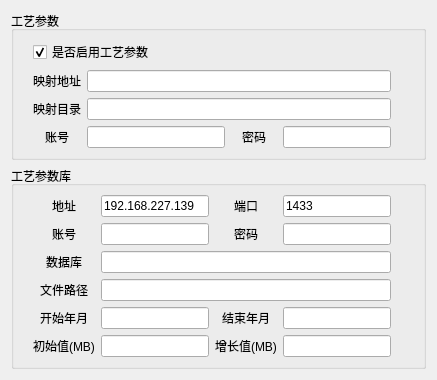
       <widget class="QWidget" name="tabStep_2">
        <attribute name="title">
         <string>Step2.工艺参数</string>
        </attribute>
        <layout class="QVBoxLayout" name="verticalLayout_4" stretch="4,6">
         <item>
          <widget class="QGroupBox" name="group_14">
           <property name="title">
            <string>工艺参数</string>
           </property>
           <layout class="QHBoxLayout" name="horizontalLayout_14">
            <item>
             <layout class="QGridLayout" name="gridLayout_5" columnstretch="1,3,1,0,0">
              <property name="leftMargin">
               <number>10</number>
              </property>
              <property name="rightMargin">
               <number>10</number>
              </property>
              <item row="3" column="2">
               <widget class="QLabel" name="label_126">
                <property name="text">
                 <string>密码</string>
                </property>
                <property name="alignment">
                 <set>Qt::AlignCenter</set>
                </property>
               </widget>
              </item>
              <item row="2" column="4">
               <widget class="QLabel" name="help_17">
                <property name="maximumSize">
                 <size>
                  <width>20</width>
                  <height>20</height>
                 </size>
                </property>
                <property name="text">
                 <string/>
                </property>
                <property name="pixmap">
                 <pixmap>C:/Users/slave/Desktop/help.png</pixmap>
                </property>
                <property name="scaledContents">
                 <bool>true</bool>
                </property>
               </widget>
              </item>
              <item row="3" column="0">
               <widget class="QLabel" name="label_38">
                <property name="text">
                 <string>账号</string>
                </property>
                <property name="alignment">
                 <set>Qt::AlignCenter</set>
                </property>
               </widget>
              </item>
              <item row="2" column="0">
               <widget class="QLabel" name="label_41">
                <property name="text">
                 <string>映射目录</string>
                </property>
                <property name="alignment">
                 <set>Qt::AlignCenter</set>
                </property>
               </widget>
              </item>
              <item row="3" column="4">
               <widget class="QLabel" name="help_18">
                <property name="maximumSize">
                 <size>
                  <width>20</width>
                  <height>20</height>
                 </size>
                </property>
                <property name="text">
                 <string/>
                </property>
                <property name="pixmap">
                 <pixmap>C:/Users/slave/Desktop/help.png</pixmap>
                </property>
                <property name="scaledContents">
                 <bool>true</bool>
                </property>
               </widget>
              </item>
              <item row="1" column="0">
               <widget class="QLabel" name="label_43">
                <property name="text">
                 <string>映射地址</string>
                </property>
                <property name="alignment">
                 <set>Qt::AlignCenter</set>
                </property>
               </widget>
              </item>
              <item row="1" column="4">
               <widget class="QLabel" name="help_16">
                <property name="maximumSize">
                 <size>
                  <width>20</width>
                  <height>20</height>
                 </size>
                </property>
                <property name="text">
                 <string/>
                </property>
                <property name="pixmap">
                 <pixmap>C:/Users/slave/Desktop/help.png</pixmap>
                </property>
                <property name="scaledContents">
                 <bool>true</bool>
                </property>
               </widget>
              </item>
              <item row="3" column="1">
               <widget class="QLineEdit" name="input_27"/>
              </item>
              <item row="3" column="3">
               <widget class="QLineEdit" name="input_28"/>
              </item>
              <item row="1" column="1" colspan="3">
               <widget class="QLineEdit" name="input_25"/>
              </item>
              <item row="2" column="1" colspan="3">
               <widget class="QLineEdit" name="input_26"/>
              </item>
              <item row="0" column="0" colspan="4">
               <widget class="QCheckBox" name="input_24">
                <property name="text">
                 <string>是否启用工艺参数</string>
                </property>
                <property name="checked">
                 <bool>true</bool>
                </property>
               </widget>
              </item>
              <item row="0" column="4">
               <widget class="QLabel" name="help_15">
                <property name="maximumSize">
                 <size>
                  <width>20</width>
                  <height>20</height>
                 </size>
                </property>
                <property name="text">
                 <string/>
                </property>
                <property name="pixmap">
                 <pixmap>C:/Users/slave/Desktop/help.png</pixmap>
                </property>
                <property name="scaledContents">
                 <bool>true</bool>
                </property>
               </widget>
              </item>
             </layout>
            </item>
           </layout>
          </widget>
         </item>
         <item>
          <widget class="QGroupBox" name="group_5">
           <property name="title">
            <string>工艺参数库</string>
           </property>
           <layout class="QHBoxLayout" name="horizontalLayout_6">
            <item>
             <layout class="QGridLayout" name="gridLayout_6" rowstretch="0,0,0,0,0,0" columnstretch="0,3,1,3,0" columnminimumwidth="0,0,0,0,0">
              <property name="leftMargin">
               <number>10</number>
              </property>
              <property name="rightMargin">
               <number>10</number>
              </property>
              <item row="3" column="1" colspan="3">
               <widget class="QLineEdit" name="input_34"/>
              </item>
              <item row="3" column="0">
               <widget class="QLabel" name="label_55">
                <property name="text">
                 <string>文件路径</string>
                </property>
                <property name="alignment">
                 <set>Qt::AlignCenter</set>
                </property>
               </widget>
              </item>
              <item row="1" column="0">
               <widget class="QLabel" name="label_51">
                <property name="text">
                 <string>账号</string>
                </property>
                <property name="alignment">
                 <set>Qt::AlignCenter</set>
                </property>
               </widget>
              </item>
              <item row="1" column="2">
               <widget class="QLabel" name="label_48">
                <property name="text">
                 <string>密码</string>
                </property>
                <property name="alignment">
                 <set>Qt::AlignCenter</set>
                </property>
               </widget>
              </item>
              <item row="0" column="2">
               <widget class="QLabel" name="label_47">
                <property name="text">
                 <string>端口</string>
                </property>
                <property name="alignment">
                 <set>Qt::AlignCenter</set>
                </property>
               </widget>
              </item>
              <item row="0" column="0">
               <widget class="QLabel" name="label_53">
                <property name="text">
                 <string>地址</string>
                </property>
                <property name="alignment">
                 <set>Qt::AlignCenter</set>
                </property>
               </widget>
              </item>
              <item row="0" column="4">
               <widget class="QLabel" name="help_19">
                <property name="maximumSize">
                 <size>
                  <width>20</width>
                  <height>20</height>
                 </size>
                </property>
                <property name="text">
                 <string/>
                </property>
                <property name="pixmap">
                 <pixmap>C:/Users/slave/Desktop/help.png</pixmap>
                </property>
                <property name="scaledContents">
                 <bool>true</bool>
                </property>
               </widget>
              </item>
              <item row="0" column="3">
               <widget class="QLineEdit" name="input_30">
                <property name="text">
                 <string>1433</string>
                </property>
               </widget>
              </item>
              <item row="2" column="0">
               <widget class="QLabel" name="label_52">
                <property name="text">
                 <string>数据库</string>
                </property>
                <property name="alignment">
                 <set>Qt::AlignCenter</set>
                </property>
               </widget>
              </item>
              <item row="1" column="1">
               <widget class="QLineEdit" name="input_31"/>
              </item>
              <item row="1" column="3">
               <widget class="QLineEdit" name="input_32"/>
              </item>
              <item row="1" column="4">
               <widget class="QLabel" name="help_20">
                <property name="maximumSize">
                 <size>
                  <width>20</width>
                  <height>20</height>
                 </size>
                </property>
                <property name="text">
                 <string/>
                </property>
                <property name="pixmap">
                 <pixmap>C:/Users/slave/Desktop/help.png</pixmap>
                </property>
                <property name="scaledContents">
                 <bool>true</bool>
                </property>
               </widget>
              </item>
              <item row="0" column="1">
               <widget class="QLineEdit" name="input_29">
                <property name="text">
                 <string>192.168.227.139</string>
                </property>
               </widget>
              </item>
              <item row="2" column="1" colspan="3">
               <widget class="QLineEdit" name="input_33"/>
              </item>
              <item row="2" column="4">
               <widget class="QLabel" name="help_21">
                <property name="maximumSize">
                 <size>
                  <width>20</width>
                  <height>20</height>
                 </size>
                </property>
                <property name="text">
                 <string/>
                </property>
                <property name="pixmap">
                 <pixmap>C:/Users/slave/Desktop/help.png</pixmap>
                </property>
                <property name="scaledContents">
                 <bool>true</bool>
                </property>
               </widget>
              </item>
              <item row="4" column="0">
               <widget class="QLabel" name="label_56">
                <property name="text">
                 <string>开始年月</string>
                </property>
                <property name="alignment">
                 <set>Qt::AlignCenter</set>
                </property>
               </widget>
              </item>
              <item row="5" column="0">
               <widget class="QLabel" name="label_57">
                <property name="text">
                 <string>初始值(MB)</string>
                </property>
                <property name="alignment">
                 <set>Qt::AlignCenter</set>
                </property>
               </widget>
              </item>
              <item row="4" column="1">
               <widget class="QLineEdit" name="input_35"/>
              </item>
              <item row="4" column="3">
               <widget class="QLineEdit" name="input_36"/>
              </item>
              <item row="5" column="1">
               <widget class="QLineEdit" name="input_37"/>
              </item>
              <item row="5" column="3">
               <widget class="QLineEdit" name="input_38"/>
              </item>
              <item row="4" column="2">
               <widget class="QLabel" name="label_58">
                <property name="text">
                 <string>结束年月</string>
                </property>
                <property name="alignment">
                 <set>Qt::AlignCenter</set>
                </property>
               </widget>
              </item>
              <item row="5" column="2">
               <widget class="QLabel" name="label_59">
                <property name="text">
                 <string>增长值(MB)</string>
                </property>
                <property name="alignment">
                 <set>Qt::AlignCenter</set>
                </property>
               </widget>
              </item>
              <item row="3" column="4">
               <widget class="QLabel" name="help_22">
                <property name="maximumSize">
                 <size>
                  <width>20</width>
                  <height>20</height>
                 </size>
                </property>
                <property name="text">
                 <string/>
                </property>
                <property name="pixmap">
                 <pixmap>C:/Users/slave/Desktop/help.png</pixmap>
                </property>
                <property name="scaledContents">
                 <bool>true</bool>
                </property>
               </widget>
              </item>
              <item row="4" column="4">
               <widget class="QLabel" name="help_23">
                <property name="maximumSize">
                 <size>
                  <width>20</width>
                  <height>20</height>
                 </size>
                </property>
                <property name="text">
                 <string/>
                </property>
                <property name="pixmap">
                 <pixmap>C:/Users/slave/Desktop/help.png</pixmap>
                </property>
                <property name="scaledContents">
                 <bool>true</bool>
                </property>
               </widget>
              </item>
              <item row="5" column="4">
               <widget class="QLabel" name="help_24">
                <property name="maximumSize">
                 <size>
                  <width>20</width>
                  <height>20</height>
                 </size>
                </property>
                <property name="text">
                 <string/>
                </property>
                <property name="pixmap">
                 <pixmap>C:/Users/slave/Desktop/help.png</pixmap>
                </property>
                <property name="scaledContents">
                 <bool>true</bool>
                </property>
               </widget>
              </item>
             </layout>
            </item>
           </layout>
          </widget>
         </item>
        </layout>
       </widget>
